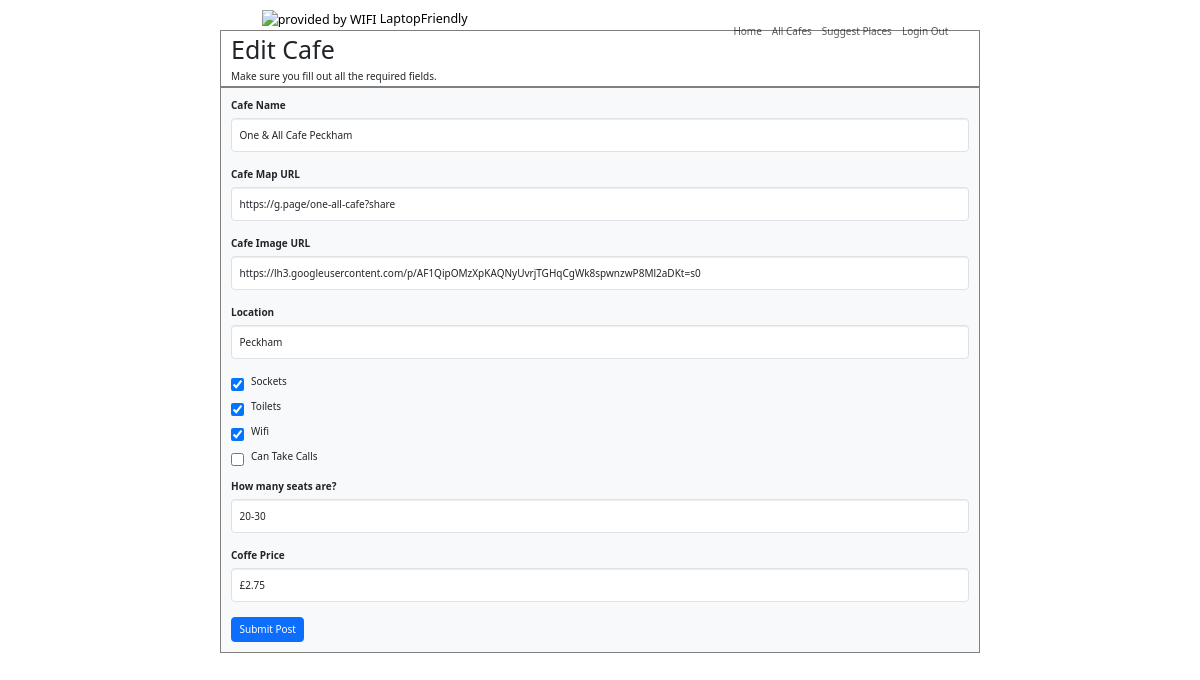
The page /edit_cafe/3 (signed in) on the database its author committed.
### main.py (models this page shows, shortened)
class Cafe(db.Model):
    __tablename__ = "cafes"
    id = db.Column(db.Integer, primary_key=True)
    name = db.Column(db.String(250), unique=True, nullable=False)
    author_id = db.Column(db.Integer, db.ForeignKey("users.id"))
    author = relationship("User", back_populates="cafes")
    map_url = db.Column(db.String(500), nullable=False)
    img_url = db.Column(db.String(500), nullable=False)
    location = db.Column(db.String(250), nullable=False)
    seats = db.Column(db.String(250), nullable=False)
    has_toilet = db.Column(db.Boolean, nullable=False)
    has_wifi = db.Column(db.Boolean, nullable=False)
    has_sockets = db.Column(db.Boolean, nullable=False)
    can_take_calls = db.Column(db.Boolean, default=False, nullable=False)
    coffee_price = db.Column(db.String(250), nullable=True)
    comments = relationship("Comment", back_populates="parent_cafe")

### main.py (the view, shortened to what this page needs)
@app.route("/edit_cafe/<int:cafe_id>", methods=["GET", "POST"])
@admin_only
def edit_cafe(cafe_id):
    cafe = Cafe.query.get(cafe_id)
    edit_form = CreateCafeForm(
        name=cafe.name,
        map_url=cafe.map_url,
        img_url=cafe.img_url,
        location=cafe.location,
        seats=cafe.seats,
        has_toilet=cafe.has_toilet,
        has_wifi=cafe.has_wifi,
        has_sockets=cafe.has_sockets,
        can_take_calls=cafe.can_take_calls,
        coffee_price=cafe.coffee_price,
    )
    return render_template("add_cafe.html", form=edit_form, is_edit=True, current_user=current_user)

### forms.py
class CreateCafeForm(FlaskForm):
    name = StringField("Cafe Name", validators=[DataRequired()])
    map_url = StringField("Cafe Map URL", validators=[DataRequired(), URL()])
    img_url = StringField("Cafe Image URL", validators=[DataRequired(), URL()])
    location = StringField("Location", validators=[DataRequired()])
    has_sockets = BooleanField("Sockets")
    has_toilet = BooleanField("Toilets")
    has_wifi = BooleanField("Wifi")
    can_take_calls = BooleanField("Can Take Calls")
    seats = StringField("How many seats are?", validators=[DataRequired()])
    coffee_price = StringField("Coffe Price", validators=[DataRequired()])
    submit = SubmitField("Submit Post")

### main.py (called while the page is built)
@login_manager.user_loader
def load_user(user_id):
    return User.query.get(int(user_id))

def admin_only(f):
    @wraps(f)
    def decorated_function(*args, **kwargs):
        if current_user.id != 1:
            return abort(403)
        return f(*args, **kwargs)
    return decorated_function

### templates/add_cafe.html (shortened to what this page needs)
{% extends 'bootstrap/base.html' %}
{% import "bootstrap/wtf.html" as wtf %}
{% block content %}
{% include "header.html" %}
<div class="col my-5">
<body>
  <header class="masthead" >
    <div class="container">
      <div class="row">
        <div class="col-lg-8 col-md-10 mx-auto px-3 py-1" style="border: 1px solid grey; background-image: url('https://images.unsplash.com/photo-1484100356142-db6ab6244067?ixlib=rb-1.2.1&ixid=eyJhcHBfaWQiOjEyMDd9&auto=format&fit=crop&w=800&q=80')">
          <div class="page-heading">
            <h1>
              {% if is_edit: %}
              Edit Cafe
              {% else %}
              Add new cafe
              {% endif %}
            </h1>
            <span class="subheading">Make sure you fill out all the required fields.</span>
          </div>
        </div>
      </div>
    </div>
  </header>
  <div class="container">
    <div class="row">
      <div class="col-lg-8 col-md-10 mx-auto content bg-light px-3 py-3" style="border: 1px solid grey">
        {{ wtf.quick_form(form, novalidate=True, button_map={"submit": "primary"}) }}
      </div>
    </div>
  </div>
</body>
</div>
{% endblock %}

### rows shown on the page
Cafe: name "One & All Cafe Peckham", map_url "https://g.page/one-all-cafe?share", img_url "https://lh3.googleusercontent.com/p/AF1QipOMzXpKAQNyUvrjTGHqCgWk8spwnzwP8Ml2aDKt=s0", location "Peckham", has_sockets "☑", has_toilet "☑", has_wifi "☑", seats "20-30", coffee_price "£2.75"
